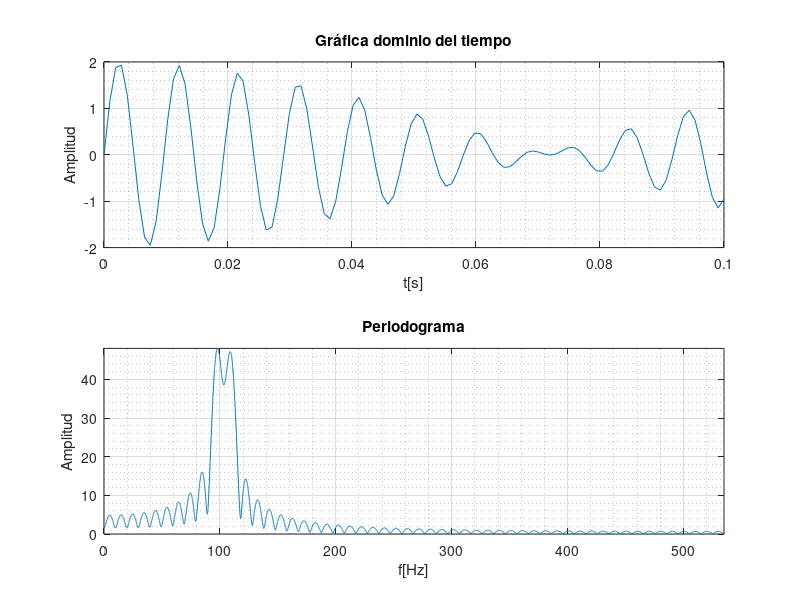

Source code (MATLAB):
%% PRÁCTICA 9.2. Resolución en frecuencia del periodograma en función de la duración de la señal

clc, clear all, close all
f1=100;
f2=107;
duracion=0.1; 
Fs=10*f2; 
Ts=1/Fs;
% base de tiempos (discreto)
tn=0:Ts:duracion;
% vector de amplitudes
xn=sin(2*pi*f1*tn)+sin(2*pi*f2*tn);
% grafica (dominio del tiempo)
figure(1)
subplot(2,1,1)
plot(tn,xn)
grid on; grid minor
title('Gráfica dominio del tiempo'); xlabel('t[s]'); ylabel('Amplitud')
% Dominio de frecuencia (periodograma)
N=length(xn); % numero de muestras de la señal discretizada
FACTOR = 128;
nFFT=2^(ceil(log2(N)))*FACTOR;
Xn = fft(xn,nFFT); % nFFT complejos
% Periodograma = modulo(fft)
periodograma_1=abs(Xn); % Xn tiene nFFT puntos
% Eje de frecuencias
f=linspace(0,Fs,nFFT);
% Gráfica (periodograma)
subplot(2,1,2)
plot(f,periodograma_1); grid on; grid minor
axis([0 Fs/2 0 max(periodograma_1)]);% Xmin Xmax Ymin Ymax
title('Periodograma'); xlabel('f[Hz]'); ylabel('Amplitud') 
